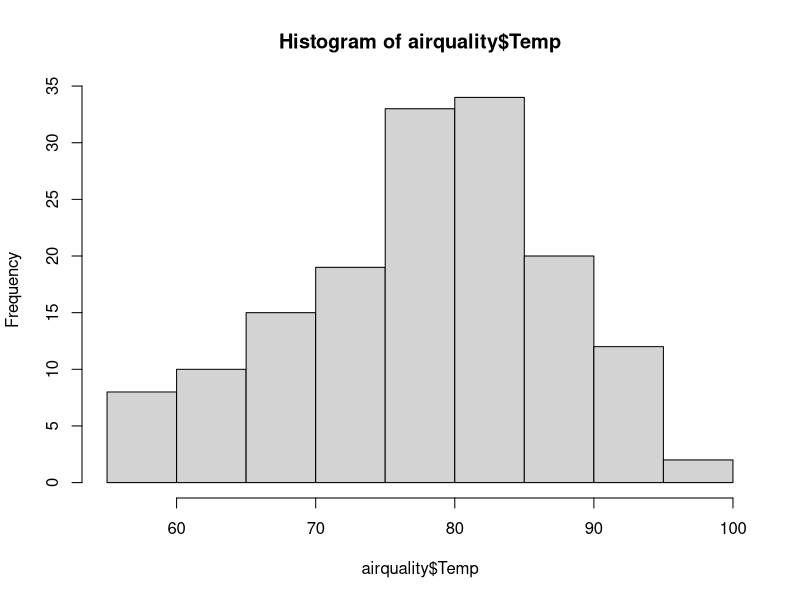
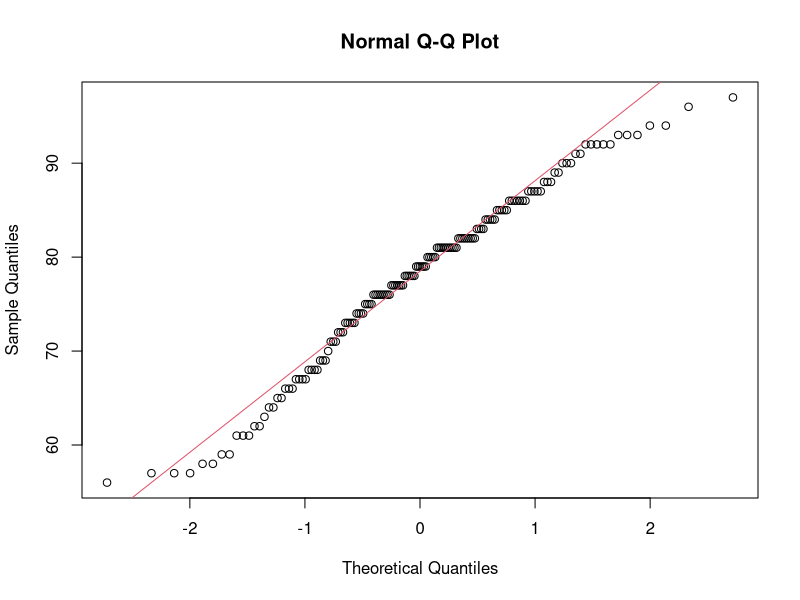

R code for these plots, in order:
## 예제 8.1
alpha <- 0.1
qt(c(1 - alpha, alpha), df = 5)


## 예제 8.2
alpha <- 0.05
qt(1-alpha, df = 9)


## 예제 8.3
n <- 15
xbar <- 39.3
s <- 2.6
alpha <- 0.05

# 임계치(critical value)
t.cv <- qt(1-alpha, df = n-1)

# 신뢰구간
xbar + c(-t.cv * s/sqrt(n), t.cv * s/sqrt(n))

# 정규성 검정
library(tidyverse)
head(airquality)

hist(airquality$Temp)
shapiro.test(airquality$Temp)
qqnorm(airquality$Temp)
qqline(airquality$Temp, col = 2)

# t.test
library(tidyverse)
head(airquality)
t.test(airquality$Temp)
t.test(airquality$Temp, alternative = "greater")


## 8.4
x <- c(175, 190, 215, 198, 184, 207, 210, 193, 196, 180)
n <- 10
xbar <- mean(x)
s <- sd(x)
alpha <- 0.01

# 임계치(critical value)
t.cv <- qt(1-alpha, df = n-1)

# t.test
t.test(x, alternative = "less", mu = 200)


## 예제 8.7
n <- 10
xbar <- 0.7
s <- 0.4
alpha <- 0.05

# chisq.test - 일원 카이제곱 검정
chisq.test(airquality$Temp)
# 귀무가설(영가설): 기대치(기대도수)와 관찰치는 차이가 없다(관련성x). : p >= 알파 (유의수준 인계치 값) 

